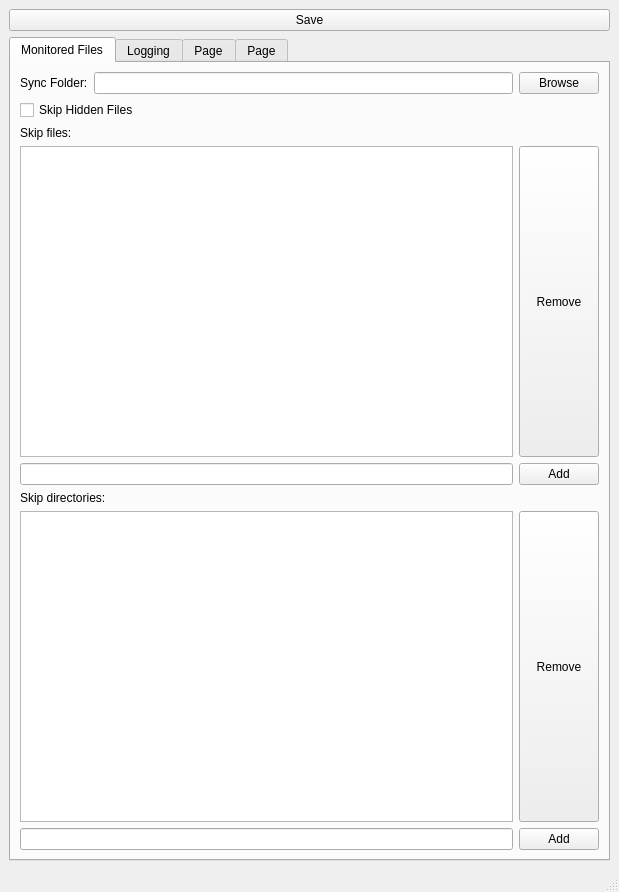
<?xml version="1.0" encoding="UTF-8"?>
<ui version="4.0">
 <class>settings_new</class>
 <widget class="QMainWindow" name="settings_new">
  <property name="geometry">
   <rect>
    <x>0</x>
    <y>0</y>
    <width>619</width>
    <height>892</height>
   </rect>
  </property>
  <property name="windowTitle">
   <string>MainWindow</string>
  </property>
  <widget class="QWidget" name="centralwidget">
   <layout class="QVBoxLayout" name="verticalLayout_2">
    <item>
     <layout class="QHBoxLayout" name="horizontalLayout">
      <item>
       <widget class="QPushButton" name="pushButton_4">
        <property name="text">
         <string>Save</string>
        </property>
       </widget>
      </item>
     </layout>
    </item>
    <item>
     <layout class="QVBoxLayout" name="verticalLayout">
      <item>
       <widget class="QTabWidget" name="tabWidget">
        <property name="currentIndex">
         <number>0</number>
        </property>
        <widget class="QWidget" name="exemptions_tab">
         <attribute name="title">
          <string>Monitored Files</string>
         </attribute>
         <layout class="QVBoxLayout" name="verticalLayout_3">
          <item>
           <layout class="QGridLayout" name="gridLayout_3">
            <item row="1" column="0" colspan="2">
             <widget class="QCheckBox" name="checkBox_2">
              <property name="text">
               <string>Skip Hidden Files</string>
              </property>
             </widget>
            </item>
            <item row="0" column="0">
             <widget class="QLabel" name="label">
              <property name="text">
               <string>Sync Folder:</string>
              </property>
             </widget>
            </item>
            <item row="0" column="1">
             <widget class="QLineEdit" name="lineEdit_4"/>
            </item>
            <item row="0" column="2">
             <widget class="QPushButton" name="pushButton">
              <property name="text">
               <string>Browse</string>
              </property>
             </widget>
            </item>
           </layout>
          </item>
          <item>
           <widget class="QLabel" name="label_4">
            <property name="text">
             <string>Skip files:</string>
            </property>
           </widget>
          </item>
          <item>
           <layout class="QGridLayout" name="gridLayout_2">
            <item row="1" column="0">
             <widget class="QLineEdit" name="lineEdit_2"/>
            </item>
            <item row="1" column="1">
             <widget class="QPushButton" name="pushButton_6">
              <property name="text">
               <string>Add</string>
              </property>
             </widget>
            </item>
            <item row="0" column="1">
             <widget class="QPushButton" name="pushButton_5">
              <property name="sizePolicy">
               <sizepolicy hsizetype="Minimum" vsizetype="Minimum">
                <horstretch>0</horstretch>
                <verstretch>0</verstretch>
               </sizepolicy>
              </property>
              <property name="text">
               <string>Remove</string>
              </property>
             </widget>
            </item>
            <item row="0" column="0">
             <widget class="QListWidget" name="listWidget"/>
            </item>
           </layout>
          </item>
          <item>
           <widget class="QLabel" name="label_5">
            <property name="text">
             <string>Skip directories:</string>
            </property>
           </widget>
          </item>
          <item>
           <layout class="QGridLayout" name="gridLayout">
            <item row="0" column="1">
             <widget class="QPushButton" name="pushButton_8">
              <property name="sizePolicy">
               <sizepolicy hsizetype="Maximum" vsizetype="Minimum">
                <horstretch>0</horstretch>
                <verstretch>0</verstretch>
               </sizepolicy>
              </property>
              <property name="text">
               <string>Remove</string>
              </property>
             </widget>
            </item>
            <item row="0" column="0">
             <widget class="QListWidget" name="listWidget_2">
              <property name="sizePolicy">
               <sizepolicy hsizetype="MinimumExpanding" vsizetype="Expanding">
                <horstretch>0</horstretch>
                <verstretch>0</verstretch>
               </sizepolicy>
              </property>
             </widget>
            </item>
            <item row="1" column="0">
             <widget class="QLineEdit" name="lineEdit_3"/>
            </item>
            <item row="1" column="1">
             <widget class="QPushButton" name="pushButton_7">
              <property name="sizePolicy">
               <sizepolicy hsizetype="Fixed" vsizetype="Fixed">
                <horstretch>0</horstretch>
                <verstretch>0</verstretch>
               </sizepolicy>
              </property>
              <property name="text">
               <string>Add</string>
              </property>
             </widget>
            </item>
           </layout>
          </item>
         </layout>
        </widget>
        <widget class="QWidget" name="logging_tab">
         <attribute name="title">
          <string>Logging</string>
         </attribute>
         <layout class="QVBoxLayout" name="verticalLayout_4">
          <item>
           <layout class="QGridLayout" name="gridLayout_4">
            <item row="0" column="0" colspan="2">
             <widget class="QCheckBox" name="checkBox">
              <property name="text">
               <string>Enable Logging</string>
              </property>
             </widget>
            </item>
            <item row="1" column="0">
             <widget class="QLabel" name="label_3">
              <property name="text">
               <string>Log location:</string>
              </property>
             </widget>
            </item>
            <item row="1" column="1">
             <widget class="QLineEdit" name="lineEdit"/>
            </item>
            <item row="1" column="2">
             <widget class="QPushButton" name="pushButton_2">
              <property name="text">
               <string>Browse</string>
              </property>
             </widget>
            </item>
           </layout>
          </item>
          <item>
           <spacer name="verticalSpacer">
            <property name="orientation">
             <enum>Qt::Vertical</enum>
            </property>
            <property name="sizeHint" stdset="0">
             <size>
              <width>20</width>
              <height>40</height>
             </size>
            </property>
           </spacer>
          </item>
         </layout>
        </widget>
        <widget class="QWidget" name="tab_3">
         <attribute name="title">
          <string>Page</string>
         </attribute>
        </widget>
        <widget class="QWidget" name="tab_4">
         <attribute name="title">
          <string>Page</string>
         </attribute>
        </widget>
       </widget>
      </item>
     </layout>
    </item>
   </layout>
  </widget>
  <widget class="QMenuBar" name="menubar">
   <property name="geometry">
    <rect>
     <x>0</x>
     <y>0</y>
     <width>619</width>
     <height>19</height>
    </rect>
   </property>
  </widget>
  <widget class="QStatusBar" name="statusbar"/>
 </widget>
 <resources/>
 <connections/>
</ui>
